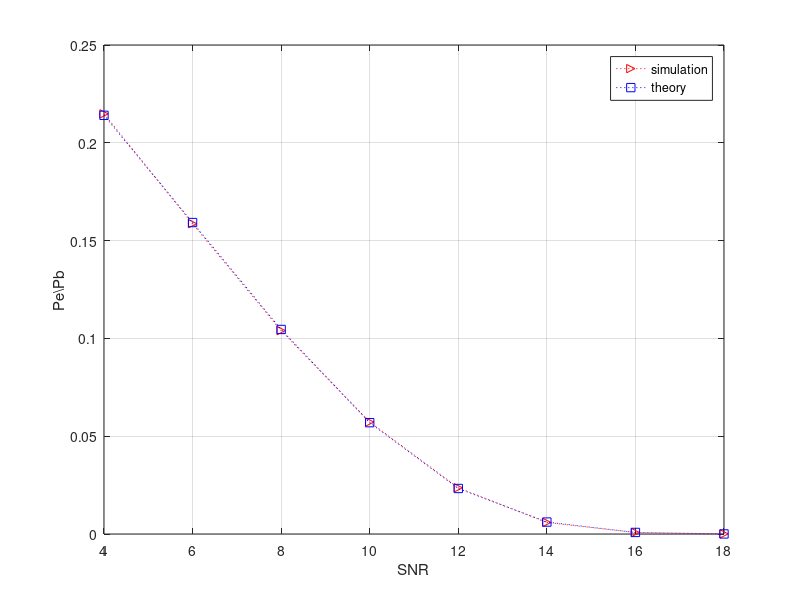

The MATLAB source for this figure:
%Plot PDF of exponential distribution with λ=0.5 
t = 0:0.01:10; 
Lambda=0.5; 
x = exppdf(t,1/Lambda); 
plot(t,x)
xlabel('t')
ylabel('f(t)') 
title('Exponential PDF')

%Plot CDF of exponential distribution with λ=0.5
t = 0:0.001:10;
Lambda=0.5;
P = expcdf(t,1/Lambda); 
plot(t,P)
xlabel('t')
ylabel('F(t)') 
title('Exponential CDF')


M=200000; %Number of bits used for simulation against each SNR
for k=1:8 % loop for SNR
    SNR=2+k*2; %The value of SNR in dB
    tx=randi(2, M, 1)-1; %Sequence of 0 and 1
    rx=awgn(tx,SNR);
    e(k)=0; %initialization of error 
    for i=1:M %for loop of error
        if tx(i)==1 
            if rx(i)<=0.5 
                e(k)=e(k)+1;
            end
        end
        if tx(i)==0
            if rx (i)>=0.5
                e(k)=e(k)+1; 
            end
        end
    end %for loop of error
end %loop for SNR

pe=e/M; %probability of error
SNR=4:2:18;
SNR_a=10.^(SNR/10); %absolute value of SNR
pb=qfunc(sqrt(SNR_a/4)); %Theoretical Pb
plot(SNR,pe,'r>:',SNR,pb,'bs:')
legend('simulation','theory')
xlabel('SNR')
ylabel('Pe\Pb')
disp('Error between simulation & theory: ')
disp(abs((pe-pb)/pb)*100)
grid on;
